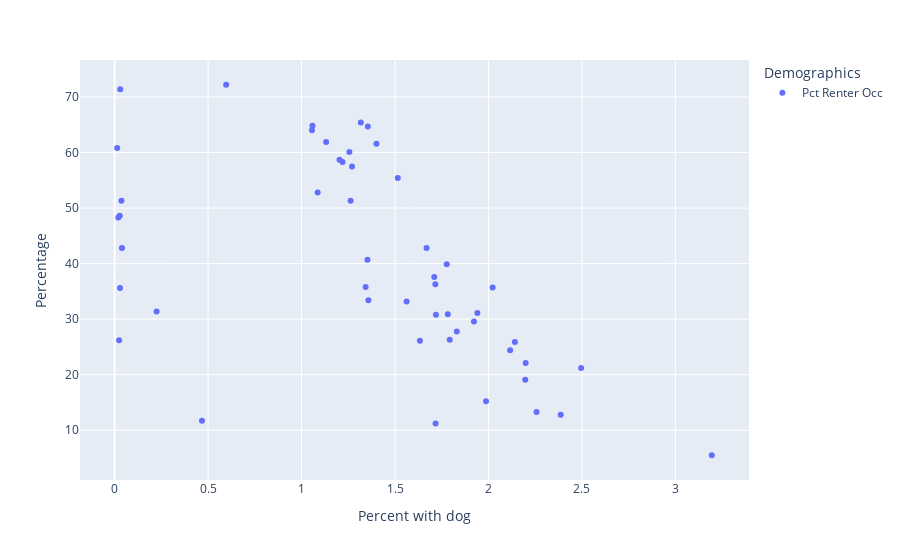

Notebook source saved alongside this figure:
### Code cell
plot_attribute('Pct Renter Occ')

### Figure 1 — Plotly figure (JSON) as saved in the notebook; plotly's stock layout.template omitted (floating-point values rounded to 4 significant figures)
{"data": [{"hovertemplate": "variable=Pct Renter Occ<br>households_with_dog_pct=%{x}<br>value=%{y}<extra></extra>", "legendgroup": "Pct Renter Occ", "marker": {"color": "#636efa", "symbol": "circle"}, "mode": "markers", "name": "Pct Renter Occ", "orientation": "v", "showlegend": true, "type": "scatter", "x": [1.782, 1.358, 1.401, 1.922, 0.01382, 1.719, 2.116, 1.515, 1.262, 1.669, 0.02869, 0.5967, 1.633, 1.987, 0.4673, 1.717, 0.2245, 0.02395, 2.496, 0.03003, 0.03648, 0.01968, 1.343, 0.0393, 0.0274, 1.562, 1.086, 1.71, 1.058, 1.056, 1.219, 1.203, 1.256, 2.199, 1.793, 1.777, 2.257, 1.27, 1.131, 1.353, 1.831, 3.195, 1.716, 1.317, 1.941, 1.354, 2.141, 2.022, 2.197, 2.387], "xaxis": "x", "y": [30.9, 33.4, 61.6, 29.6, 60.8, 30.8, 24.4, 55.4, 51.3, 42.8, 35.6, 72.2, 26.1, 15.2, 11.7, 11.2, 31.4, 26.2, 21.2, 71.4, 51.3, 48.3, 35.8, 42.8, 48.6, 33.2, 52.8, 37.6, 64.8, 64, 58.3, 58.7, 60.1, 22.1, 26.3, 39.9, 13.3, 57.5, 61.9, 40.7, 27.8, 5.5, 36.3, 65.4, 31.1, 64.7, 25.9, 35.7, 19.1, 12.8], "yaxis": "y"}], "layout": {"legend": {"title": {"text": "Demographics"}, "tracegroupgap": 0}, "margin": {"t": 60}, "xaxis": {"anchor": "y", "domain": [0, 1], "title": {"text": "Percent with dog"}}, "yaxis": {"anchor": "x", "domain": [0, 1], "title": {"text": "Percentage"}}}}
